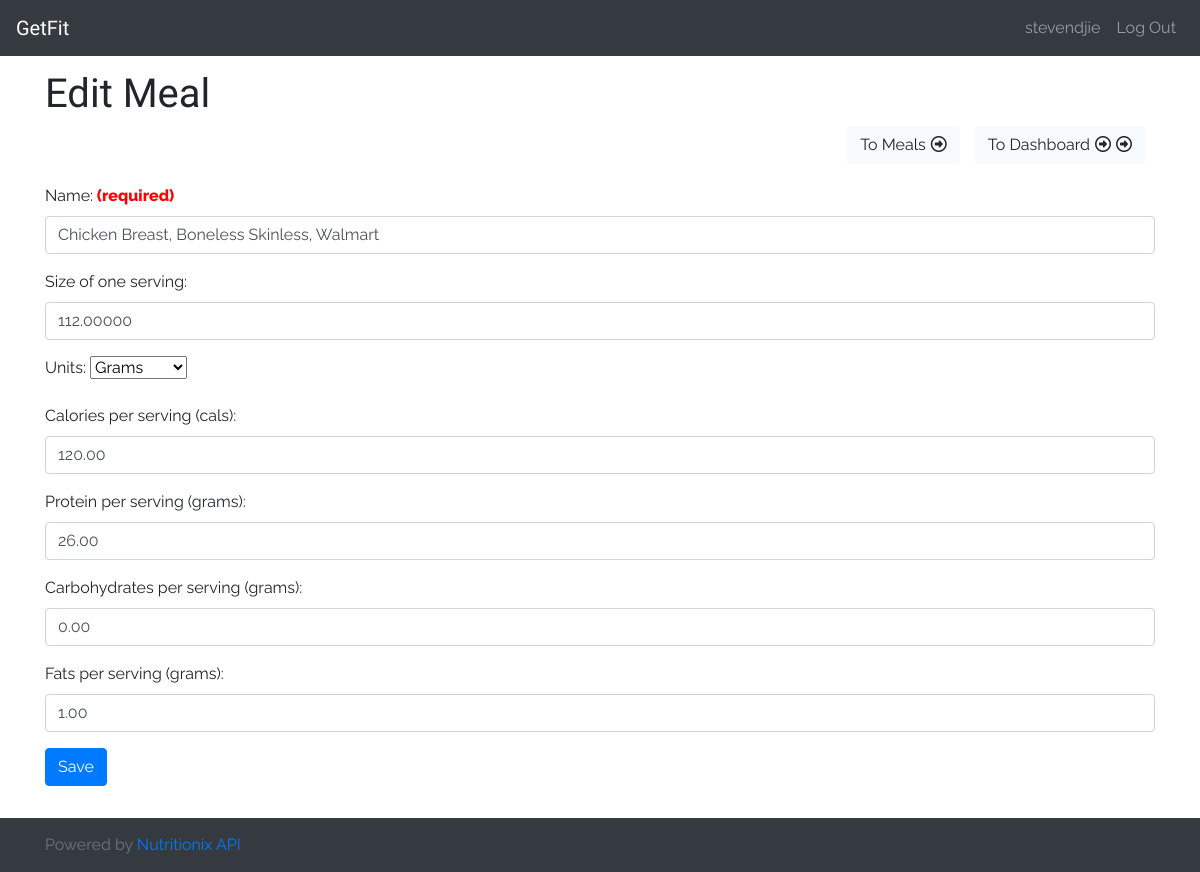
The app's page /counter/edit_meal/39/ (signed in) with its own data.
### counter/models.py (models this page shows, shortened)
class Meal(models.Model):
    name = models.CharField(max_length=300, blank=False)
    servingSize = models.DecimalField(max_digits=15, decimal_places=5, blank=False)
    GR = 'grams'
    OZ = 'ounces'
    KG = 'kilograms'
    LB = 'pounds'
    ML = 'milliliters'
    L = 'liters'
    CUP = 'cup'
    SCOOP = 'scoop'
    PIECE = 'piece'
    CAN = 'can'
    UNIT = 'unit'
    UNITS_CHOICES = (
        (GR, 'Grams'),
        (OZ, 'Ounces'),
        (KG, 'KIlograms'),
        (LB, 'Pounds'),
        (ML, 'Milliliters'),
        (L, 'Liters'),
        (CUP, 'Cup'),
        (SCOOP, 'Scoop'),
        (PIECE, 'Piece'),
        (CAN, 'Can'),
        (UNIT, 'Unit')
    )
    units = models.CharField(
        max_length=15,
        choices=UNITS_CHOICES,
        default=GR,
        blank=False,
    )
    caloriesPerServing = models.DecimalField(max_digits=15, decimal_places=2, verbose_name=_('Calories Per Serving'))
    proteinPerServing = models.DecimalField(max_digits=15, decimal_places=2)
    carbohydratesPerServing = models.DecimalField(max_digits=15, decimal_places=2)
    fatsPerServing = models.DecimalField(max_digits=15, decimal_places=2)
    dateTimeAdded = models.DateTimeField(auto_now_add=True)

### counter/views/meal_views.py (the view, shortened to what this page needs)
# urls.py: url(r'^edit_meal/(?P<pk>\d+)/$', views.editMeal, name='editMeal'),
@login_required
def editMeal(request, pk):
    toBeEdited = Meal.objects.get(id=pk)
    if request.method == 'GET':
        form=MealForm(instance=toBeEdited)
    context = {
        'form' : form,
        'toBeEdited' : toBeEdited
    }
    return render(request, 'counter/edit_meal.html', context=context)

### counter/models.py
class MealForm(ModelForm):
    class Meta:
        model = Meal
        labels = {
            'name' : 'Name',
            'servingSize' : 'Size of one serving',
            'units' : 'Units',
            'caloriesPerServing': _('Calories per serving (cals)'),
            'proteinPerServing' : 'Protein per serving (grams)',
            'carbohydratesPerServing' : 'Carbohydrates per serving (grams)',
            'fatsPerServing' : 'Fats per serving (grams)',
        }
        fields = ['name', 'servingSize', 'units', 'caloriesPerServing', 'proteinPerServing', 'carbohydratesPerServing', 'fatsPerServing']
    def __init__(self, *args, **kwargs):
        super(MealForm, self).__init__(*args, **kwargs)
        fields = ['caloriesPerServing', 'proteinPerServing', 'carbohydratesPerServing', 'fatsPerServing']
        for f in fields:
            self.fields[f].required = False

### counter/templates/counter/edit_meal.html (shortened to what this page needs)
{% extends 'counter/base.html' %}
{% block body %}
<h1>Edit Meal</h1>
<div class="button-panel d-flex flex-row-reverse">
    <a href="{% url 'counter:index' %}" class="secondButton"><button name="newGoal" class="btn btn-light">To Dashboard<i class="fa fa-arrow-circle-o-right" aria-hidden="true"></i><i class="fa fa-arrow-circle-o-right" aria-hidden="true"></i></button></a>
    <a href="{% url 'counter:viewMeals' %}"><button name="newGoal" class="btn btn-light">To Meals<i class="fa fa-arrow-circle-o-right" aria-hidden="true"></i></button></a>
</div>
<form action="{% url 'counter:editMeal' toBeEdited.id %}" method="post">
{{ form.as_p }}
<button name="submit" class="btn btn-primary">Save</button>
</form>
{% endblock %}

### counter/templates/counter/base.html (shortened to what this page needs)
<html lang="en">
<head>
    {% load static %}
    <link rel="stylesheet" href="https://maxcdn.bootstrapcdn.com/bootstrap/4.0.0-beta.3/css/bootstrap.min.css">
    <link href="{% static 'counter/main.css' %}" rel="stylesheet" type="text/css">
</head>
<body>
    <div id="container">
        <header>
            <nav class="navbar navbar-expand-md navbar-dark fixed-top bg-dark">
                      <a class="navbar-brand" href="{% url 'counter:index' %}">GetFit</a>
                      <div class="collapse navbar-collapse" id="navbarCollapse">
                          <ul class="navbar-nav navbar-right">
                          {% if user.is_authenticated %}
                          <li class="nav-item">
                            <a class="nav-link" href="{% url 'counter:index' %}">{{user.username}}</a>
                          </li>
                          <li class="nav-item">
                            <a class="nav-link" href="{% url 'logout' %}">Log Out</a>
                          </li>
                              {% endif %}
                        </ul>
                      </div>
                    </nav>
        </header>
        <main role="main">
            <div class="container">
    {% block body %}
    {% endblock %}
            </div>
        </main>
        <footer class="footer bg-dark">
          <div class="container attribution">
            <span class="text-muted align-middle">Powered by <a href="https://www.nutritionix.com/business/api" target="_blank" >Nutritionix API</a></span>
          </div>
        </footer>
    </div>
</body>
</html>

### counter/static/counter/main.css (style rules this page uses)
body { font-family: 'Raleway', sans-serif; padding-top: 70px; padding-bottom: 70px; position: relative; }
.navbar-brand { font-family: 'Satisfy', cursive; }
h1 { font-family: 'Cabin Sketch', cursive; }
.button-panel { margin-bottom: 20px; }
.card-btn, { margin-left: 10px; }
.btn { margin-right: 10px; }
.fa-arrow-circle-o-right { margin-left: 5px; }
a { margin-left: 5px; }
a:first-child { margin-left: 0px; }
.secondButton { margin-left: 5px !important; }
footer { position: absolute; bottom: 0; left: 0; right: 0; }
.attribution { padding-top: 15px; padding-bottom: 15px; }

### records on screen
Meal: name "Chicken Breast, Boneless Skinless, Walmart", servingSize "112.00000", units "Grams", caloriesPerServing "120.00", proteinPerServing "26.00", carbohydratesPerServing "0.00", fatsPerServing "1.00"

### other values on screen
{{ user.username }} "stevendjie"
